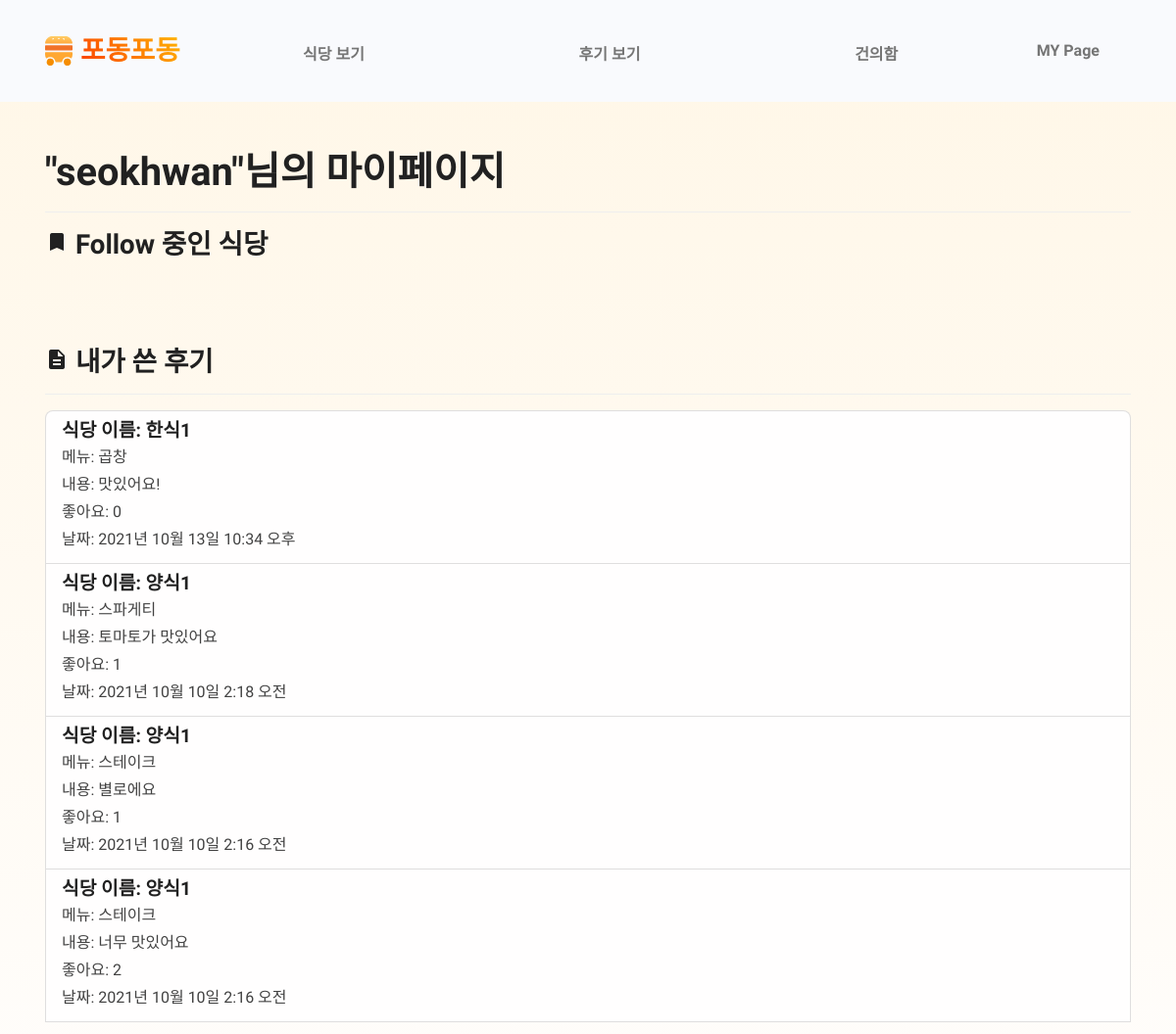
Before: /users/1/mypage/ (signed in, upper part) with the older database file.
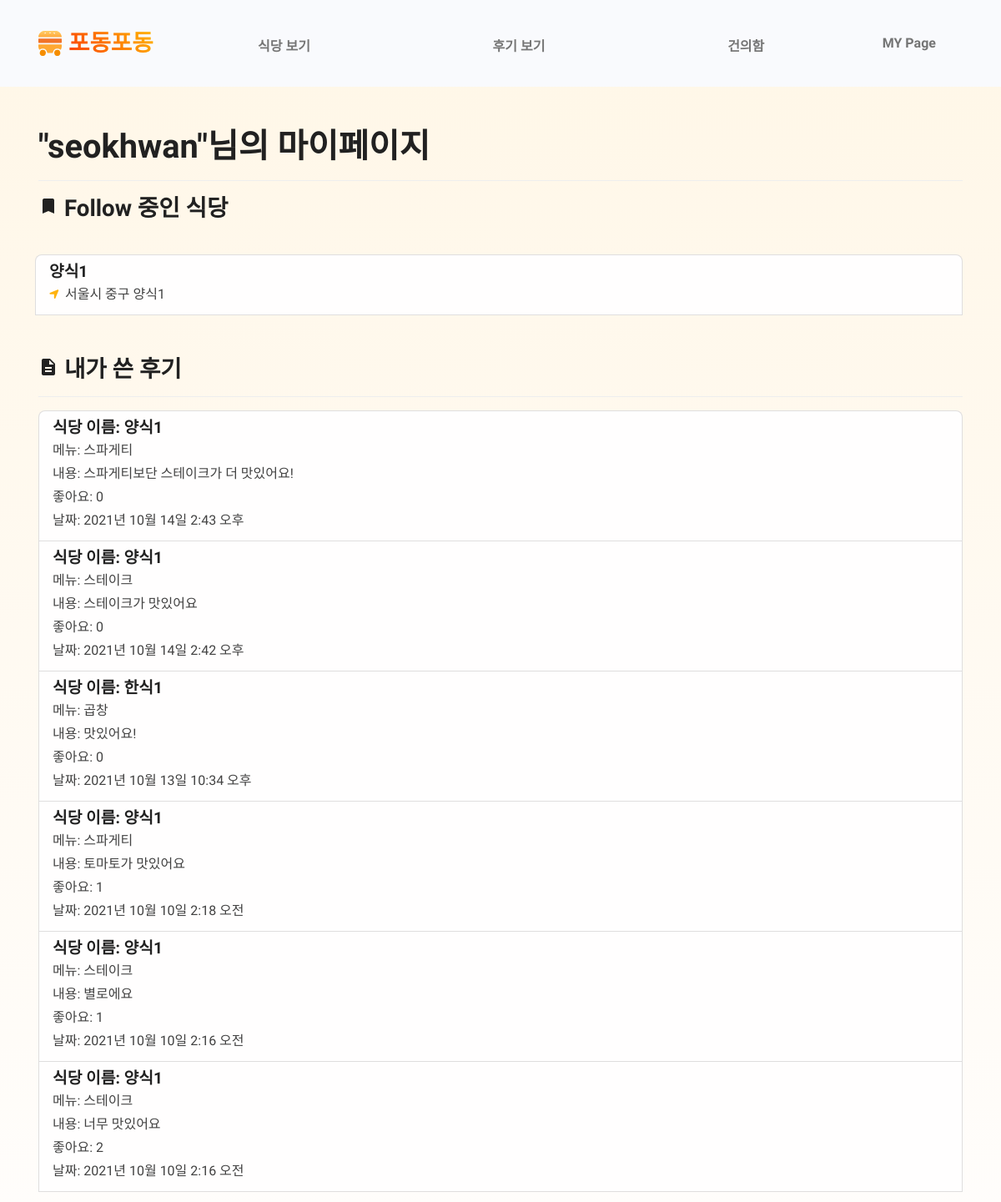
After: the same page with the newer database file.
### restaurant/models.py (models this page shows, shortened)
class Comment(models.Model):
    id = models.AutoField(primary_key=True)
    restaurant = models.ForeignKey(Restaurant, on_delete=models.CASCADE)
    menu = models.ForeignKey(FoodMenu, on_delete=models.CASCADE)
    content = models.TextField()
    thumbnail = models.ImageField(upload_to='comment/', blank=True)
    created_at = models.DateTimeField(auto_now_add=True)
    like_users = models.ManyToManyField(settings.AUTH_USER_MODEL, blank=True, related_name="like_comments")
    hate_users = models.ManyToManyField(settings.AUTH_USER_MODEL, blank=True, related_name="hate_comments")
    user = models.ForeignKey(settings.AUTH_USER_MODEL, on_delete=models.CASCADE, null=True)

class Restaurant(models.Model):
    id = models.AutoField(primary_key=True)
    category = models.ForeignKey(Category, on_delete=models.CASCADE)
    name = models.CharField(max_length=30)
    location = models.CharField(max_length=100)
    phone_number = models.CharField(max_length=15)
    business_open_hour = models.CharField(max_length=30)
    business_close_hour = models.CharField(max_length=30)
    thumbnail = models.ImageField(upload_to='images/', blank=True)
    follow_users = models.ManyToManyField(settings.AUTH_USER_MODEL, blank=True, related_name="follow_restaurants")
    def get_absolute_url(self):
        return reverse('restaurant:restaurant_detail', args=[self.id])

class FoodMenu(models.Model):
    id = models.AutoField(primary_key=True)
    restaurant = models.ForeignKey(Restaurant, on_delete=models.CASCADE)
    name = models.CharField(max_length=20)
    price = models.CharField(max_length=20)
    thumbnail = models.ImageField(upload_to='images/', blank=True)
    def __str__(self):
        return self.name

### users/views.py (the view)
# urls.py: path("<int:id>/mypage/", views.mypage, name="mypage"),
def mypage(request,id):
    user = request.user
    context = {
        'user':user,
        'boards':Board.objects.filter(writer=user).order_by('-date'),
        'comments':Comment.objects.filter(user=user).order_by("-created_at"),
    }
    return render(request, 'users/mypage.html',context)

### users/templates/users/mypage.html (shortened to what this page needs)
{% extends 'base.html' %}
{% load static %}
{% block content %}
<link rel="stylesheet" href="{% static 'css/components/restaurant_search.css'%}">
<section class="py-0 bg-primary-gradient">
    <div class="container">
        <br>
        <h1 style = 'margin-top:8rem;'>"{{user.username}}"님의 마이페이지</h1><hr>
        <div class = 'row gx-2'>
            <h3><i class = 'material-icons'>bookmark</i> Follow 중인 식당</h3>
            <br><br><br>
            <div class="list-group">
                {% for restaurant in request.user.follow_restaurants.all %}
                    <a href="{{ restaurant.get_absolute_url }}" class="list-group-item list-group-item-action">
                        <div class="d-flex w-100 justify-content-between">
                            <h5 class="mb-1">{{ restaurant.name }}</h5>
                        </div>
                        <p class="mb-1">
                            <span class="text-primary fs--1 me-1">
                                <i class="fas fa-location-arrow"></i>
                            </span>
                            {{ restaurant.location }}
                        </p>
                    </a>
                {% endfor %}
                <br><br>
            </div>
        </div>
        <div>
            <h3><i class = 'material-icons'>description</i> 내가 쓴 후기</h3><hr>
            <div class = 'list-group'>
                {% for comment in comments %}
                <a class="list-group-item list-group-item-action" href = "{% url 'restaurant:restaurant_detail' comment.restaurant.id %}">
                    <div class="d-flex w-100 justify-content-between">
                        <h5 class="mb-1">식당 이름: {{comment.restaurant.name}}</h5><br>
                    </div>
                        <p class="mb-1">메뉴: {{comment.menu}}<br></p>
                        <p class = 'mb-1'>내용: {{comment.content}}<br></p>
                        <p class = 'mb-1'>좋아요: {{comment.like_users.count}}<br></p>
                        <p class = 'mb-1'>날짜: {{comment.created_at}}<br></p>
                </a>
                {% endfor %}
            <br><br>
            </div>
        </div>
    </div>
</section>
{% endblock %}

Changed rows visible on the page:
now on this page (row unchanged): Restaurant: name "양식1", location "서울시 중구 양식1"
added Comment: restaurant.name "양식1", menu "스파게티", content "스파게티보단 스테이크가 더 맛있어요!", like_users.count "0", created_at "2021년 10월 14일 2:43 오후"
added Comment: restaurant.name "양식1", menu "스테이크", content "스테이크가 맛있어요", like_users.count "0", created_at "2021년 10월 14일 2:42 오후"
